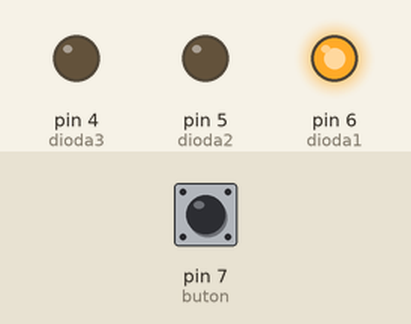
A sketch run on a simulated Arduino Uno, built with avr-gcc and run on an emulated ATmega328P. Shown: output pins drawn as LEDs (lit = HIGH). Inputs (shaded band) come from the test bench; at power-on: pin 7 (buton) HIGH.

Above: at 1.2 s.
1.3 s: pin 7 (buton) pulled LOW for 0.15 s
At 2.6 s:
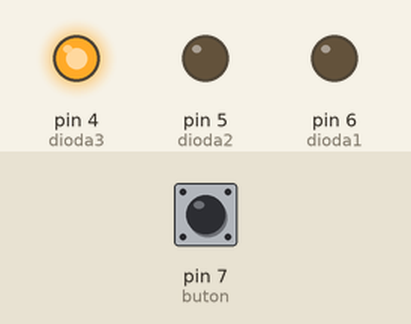
3.0 s: pin 7 (buton) pulled LOW for 1 s
At 3.8 s:
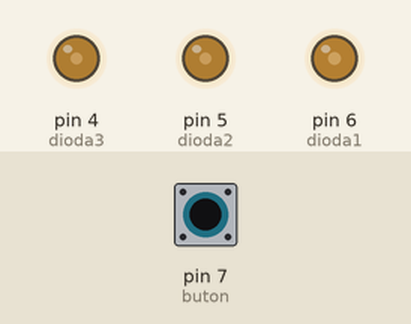
5.5 s: pin 7 (buton) pulled LOW for 0.15 s
At 6.9 s:
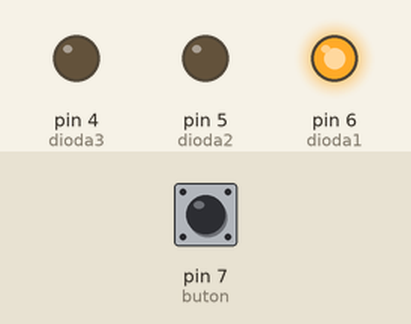
7.2 s: pin 7 (buton) pulled LOW for 1 s
At 9.2 s:
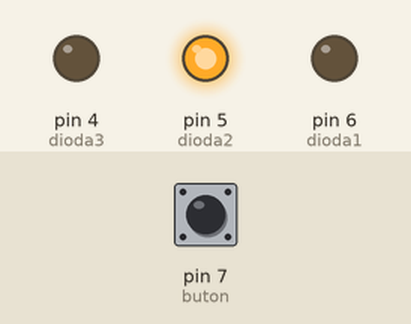
9.7 s: pin 7 (buton) pulled LOW for 3.2 s
At 10.3 s:
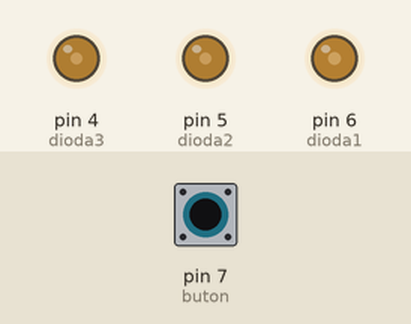
Timing chart, 0 to 14.4 s (numbered marks = the images above; inputs shaded):
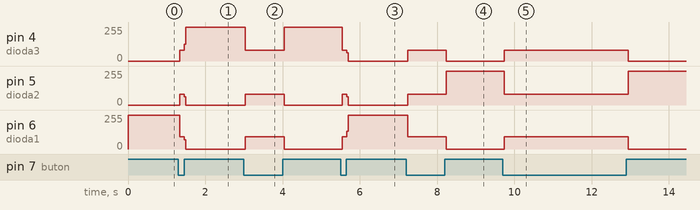

The sketch:

B3_2a.ino
```cpp
int dioda1 = 6;			// przyznanie etykiety dla numeru pinu
int dioda2 = 5;			// przyznanie etykiety dla numeru pinu
int dioda3 = 4;			// przyznanie etykiety dla numeru pinu
int buton = 7;			// przyznanie etykiety dla numeru pinu

void setup()				// początkowa konfiguracja – część przygotowująca
{					// układ do działania
  pinMode(dioda1, OUTPUT);	// ustawienie pinu jako wyjście
  digitalWrite(dioda1, HIGH);	// ustawienie stanu wysokiego
  pinMode(dioda2, OUTPUT);	// ustawienie pinu jako wyjście
  digitalWrite(dioda2, LOW);	// ustawienie stanu niskiego
  pinMode(dioda3, OUTPUT);	// ustawienie pinu jako wyjście
  digitalWrite(dioda3, LOW);	// ustawienie stanu niskiego
  pinMode(buton, INPUT);		// ustawienie pinu jako wejście
  digitalWrite(buton, HIGH);	// ustawienie stanu wysokiego (pullup)
}

void loop()				// główna pętla
{
if(digitalRead(buton) == LOW)	 //  warunek sprawdza czy wduszono button
{					// wduszenie buttona powoduje zmianę stanu z wysokiego na niski
digitalWrite(dioda1, LOW); 	// ustawienie stanu niskiego
digitalWrite(dioda2, HIGH);	// ustawienie stanu wysokiego
digitalWrite(dioda3, LOW);		// ustawienie stanu niskiego
}
if(digitalRead(buton) == LOW) 	//  warunek sprawdza czy wduszono button
{					// wduszenie buttona powoduje zmianę stanu z wysokiego na niski
digitalWrite(dioda1, LOW);		// ustawienie stanu niskiego
digitalWrite(dioda2, LOW);		// ustawienie stanu niskiego
digitalWrite(dioda3, HIGH);	// ustawienie stanu wysokiego
}
if(digitalRead(buton) == LOW)	 // warunek sprawdza czy wduszono button
{					// wduszenie buttona powoduje zmianę stanu z wysokiego na niski
digitalWrite(dioda1, HIGH);	// ustawienie stanu wysokiego
digitalWrite(dioda2, LOW);		// ustawienie stanu niskiego
digitalWrite(dioda3, LOW);		// ustawienie stanu niskiego
}
}
```

Measured:
- after the input at 1.3 s, pin 4 (dioda3): 0/255 → 82/255 at once, → 255/255 0.12 s later; pin 5 (dioda2): 0/255 → 82/255 at once, → 0/255 0.12 s later; pin 6 (dioda1): 255/255 → 91/255 at once, → 0/255 0.12 s later
- after the input at 3.0 s, pin 4 (dioda3): 255/255 → 82/255 at once, → 255/255 1.0 s later; pin 5 (dioda2): 0/255 → 82/255 at once, → 0/255 1.0 s later; pin 6 (dioda1): 0/255 → 91/255 at once, → 0/255 1.0 s later
- after the input at 5.5 s, pin 4 (dioda3): 255/255 → 82/255 at once, → 0/255 0.12 s later; pin 5 (dioda2): 0/255 → 82/255 at once, → 0/255 0.12 s later; pin 6 (dioda1): 0/255 → 91/255 at once, → 255/255 0.12 s later
- after the input at 7.2 s, pin 4 (dioda3): 0/255 → 82/255 at once, → 0/255 1.0 s later; pin 5 (dioda2): 0/255 → 82/255 at once, → 255/255 1.0 s later; pin 6 (dioda1): 255/255 → 91/255 at once, → 0/255 1.0 s later
- after the input at 9.7 s, pin 4 (dioda3): 0/255 → 82/255 at once, → 0/255 3.2 s later; pin 5 (dioda2): 255/255 → 82/255 at once, → 255/255 3.2 s later; pin 6 (dioda1): 0/255 → 91/255 at once, → 0/255 3.2 s later
